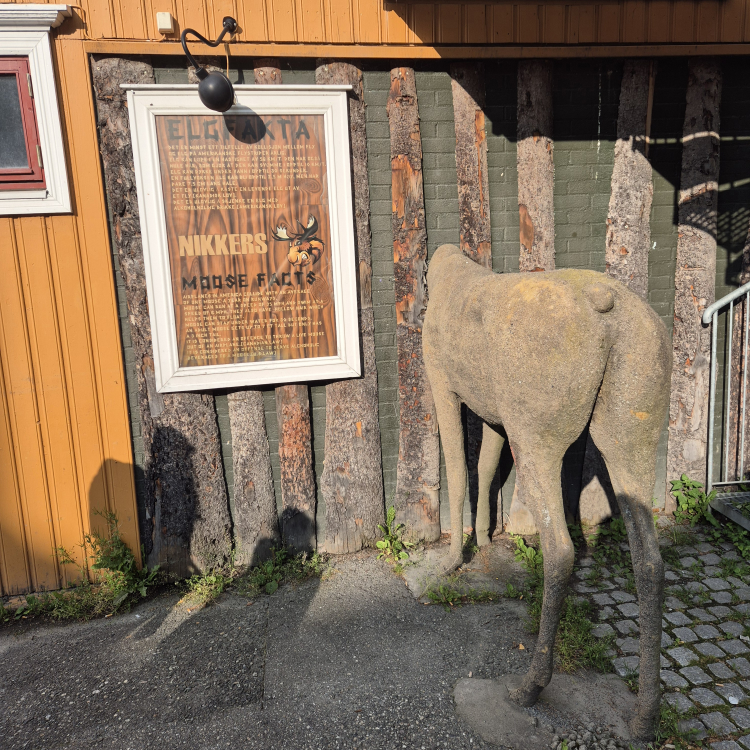
#> input picture old/Taekyung_Kim.jpg, 3000 x 3000 px (shown at 1/4 size)
$ jupyter execute practice.ipynb
#> lines starting #> are read from the running program, lines starting #| are printed output that depends on the picture
[cell 1]
import cv2
import matplotlib.pyplot as plt

image = cv2.imread("Taekyung_Kim.jpg")
#> image is the input picture: shape (3000, 3000, 3); mean B, G, R 92.4, 112.6, 132.1

resized_image = cv2.resize(image, (256, 256))
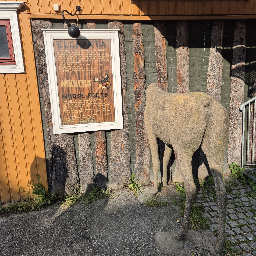
#> resized_image: shape (256, 256, 3); mean B, G, R 92.1, 112.2, 131.7
grey_image = cv2.cvtColor(resized_image, cv2.COLOR_BGR2GRAY)
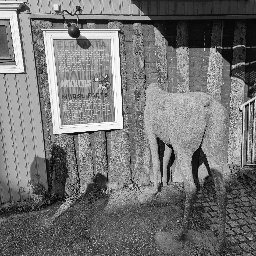
#> grey_image: shape (256, 256); min 0, max 254, mean 115.7

[cell 2]
plt.imshow(cv2.cvtColor(resized_image, cv2.COLOR_BGR2RGB))

[cell 3]
plt.imshow(grey_image, cmap="gray")

[cell 4]
cv2.imwrite("Taekyung_Kim_256x256.jpg", resized_image)
cv2.imwrite("Taekyung_Kim_256x256_greyscale.jpg", grey_image)
#> Out = True
